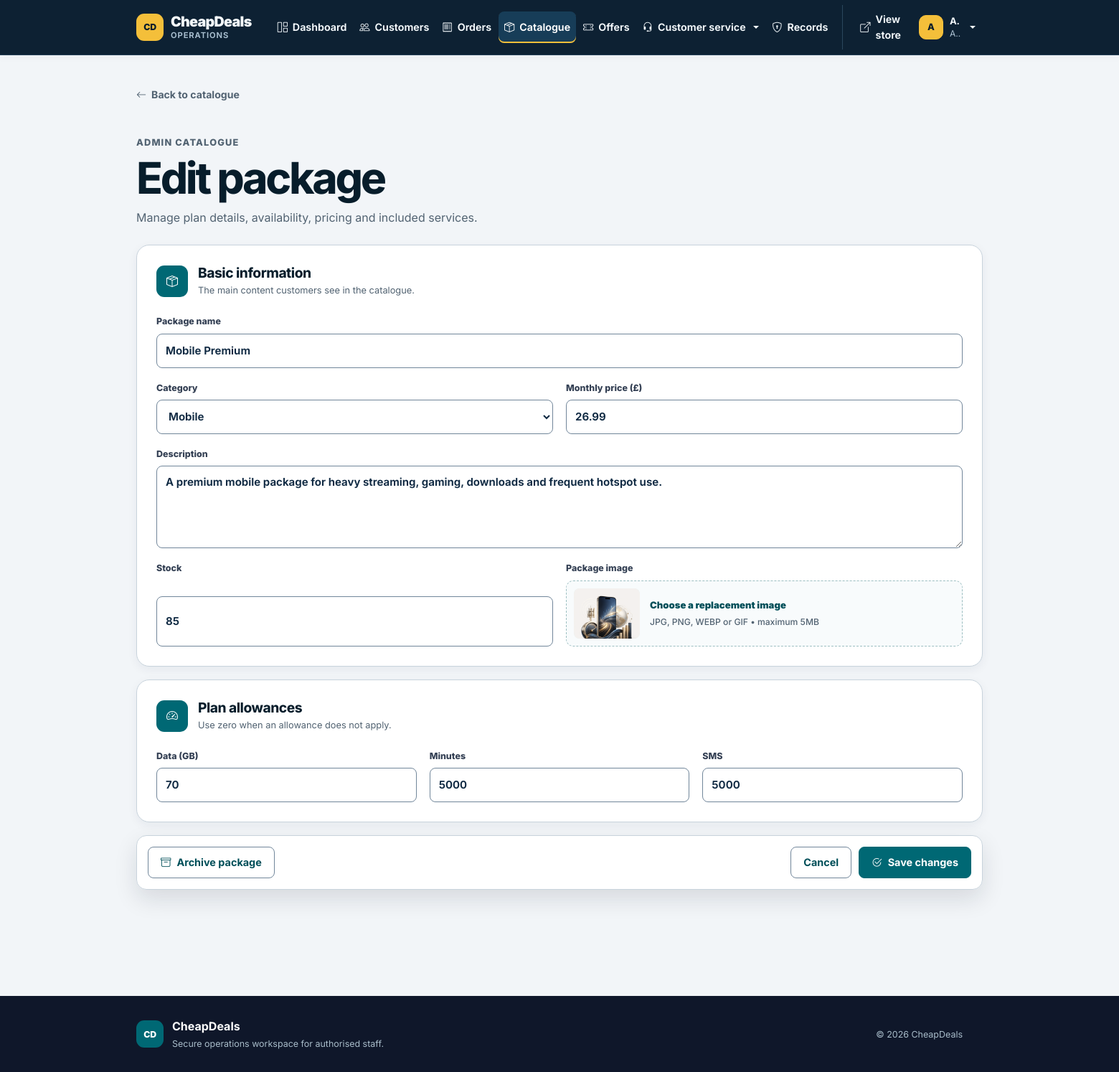
/COMP1807/cheapdeals/public/crm/package/edit?kind=package&id=8 (signed in), run on the app's committed database.
### tables this page shows
CREATE TABLE `packages` (
  `id` int(11) NOT NULL,
  `package_name` varchar(100) DEFAULT NULL,
  `category` enum('Mobile','Broadband','Tablet') DEFAULT NULL,
  `price` decimal(10,2) DEFAULT NULL,
  `minutes` int(11) DEFAULT NULL,
  `sms` int(11) DEFAULT NULL,
  `data_gb` int(11) DEFAULT NULL,
  `description` text DEFAULT NULL,
  `stock` int(11) DEFAULT 100,
  `image` varchar(255) DEFAULT NULL,
  `is_active` tinyint(1) NOT NULL DEFAULT 1
);

### app/core/Controller.php (called while the page is built, shortened)
<?php
class Controller
{
    protected function view(string $view, array $data = []): void
    {
        extract($data);
        require APP_ROOT . '/views/layout/header.php';
        require APP_ROOT . '/views/layout/navbar.php';
        require APP_ROOT . '/views/' . $view . '.php';
        require APP_ROOT . '/views/layout/footer.php';
    }
}

### app/controllers/CRMController.php (called while the page is built, shortened)
<?php
class CRMController extends Controller
{
    public function editPackage(): void
    {
        $kind = $this->input('kind') === 'deal' ? 'deal' : 'package';
        $id = (int) $this->input('id');
        $item = $kind === 'deal'
            ? (new Deal($this->db))->find($id, true)
            : (new Package($this->db))->find($id, true);
        $this->renderPackageEditor($kind, $item);
    }
    private function renderPackageEditor(string $kind, ?array $item = null, array $errors = []): void
    {
        $this->view('crm/package-editor', [
            'title' => ($item ? 'Edit ' : 'Add ') . ($kind === 'deal' ? 'combo' : 'package'),
            'kind' => $kind,
            'item' => $item,
            'errors' => $errors,
            'availablePackages' => (new Package($this->db))->all(),
        ]);
    }
}

### app/core/Router.php (called while the page is built, shortened)
<?php
class Router
{
    private array $routes = [];
    public function get(string $path, array $handler): void
    {
        $this->routes['GET'][$this->normalize($path)] = $handler;
    }
    public function post(string $path, array $handler): void
    {
        $this->routes['POST'][$this->normalize($path)] = $handler;
    }
    public function dispatch(): void
    {
        $path = $this->normalize((string) parse_url($_SERVER['REQUEST_URI'], PHP_URL_PATH));
        $base = $this->normalize(BASE_PATH);
        if ($base !== '/' && str_starts_with($path, $base)) {
            $path = $this->normalize(substr($path, strlen($base)));
        }
        $method = $_SERVER['REQUEST_METHOD'] ?? 'GET';
        $handler = $this->routes[$method][$path] ?? null;
        [$controller, $action] = $handler;
        (new $controller())->$action();
    }
    private function normalize(string $path): string
    {
        $path = '/' . trim($path, '/');
        return $path === '//' ? '/' : $path;
    }
}

### public/index.php (called while the page is built, shortened)
<?php
require_once __DIR__ . '/../app/config/config.php';
require_once APP_ROOT . '/core/Database.php';
require_once APP_ROOT . '/core/Controller.php';
require_once APP_ROOT . '/core/Router.php';
$router = new Router();
$router->get('/', [PackageController::class, 'index']);
$router->get('/packages', [PackageController::class, 'index']);
$router->get('/package', [PackageController::class, 'detail']);
$router->get('/combos', [DealController::class, 'index']);
$router->get('/combo', [DealController::class, 'detail']);
$router->get('/offers', [OfferController::class, 'index']);
$router->get('/enquiry', [EnquiryController::class, 'create']);
$router->post('/enquiry', [EnquiryController::class, 'store']);
$router->get('/messages', [CustomerController::class, 'messages']);
$router->get('/checkout', [OrderController::class, 'checkout']);
$router->post('/checkout', [OrderController::class, 'store']);
$router->get('/order/success', [OrderController::class, 'success']);
$router->post('/cart/add', [CartController::class, 'add']);
$router->post('/cart/add-deal', [CartController::class, 'addDeal']);
$router->post('/cart/update', [CartController::class, 'update']);
$router->post('/cart/remove', [CartController::class, 'remove']);
$router->get('/payment', [PaymentController::class, 'payment']);
$router->post('/payment', [PaymentController::class, 'store']);
$router->get('/login', [AuthController::class, 'login']);
$router->post('/login', [AuthController::class, 'authenticate']);
$router->get(
    '/forgot-password',
    [AuthController::class, 'forgotPassword']
);
$router->post(
    '/forgot-password/verify',
    [AuthController::class, 'verifyResetAccount']
);
$router->post(
    '/forgot-password/reset',
    [AuthController::class, 'resetPassword']
);
$router->get('/register', [AuthController::class, 'register']);
$router->post('/register', [AuthController::class, 'store']);
$router->get(
    '/register/success',
    [AuthController::class, 'registrationSuccess']
);
$router->get('/logout', [AuthController::class, 'logout']);
$router->post('/logout', [AuthController::class, 'logout']);
$router->get('/account', [CustomerController::class, 'account']);
$router->get('/bill', [CustomerController::class, 'bill']);
$router->get('/subscription', [CustomerController::class, 'subscription']);
$router->post('/subscription/update', [CustomerController::class, 'updateSubscription']);
$router->get('/profile', [CustomerController::class, 'profile']);
$router->post('/profile', [CustomerController::class, 'update']);
$router->post(
    '/profile/payment',
    [CustomerController::class, 'updatePayment']
);
$router->post(
    '/profile/password',
    [CustomerController::class, 'changePassword']
);
$router->get('/crm', [CRMController::class, 'dashboard']);
$router->get('/crm/packages', [CRMController::class, 'packages']);
$router->get('/crm/orders', [CRMController::class, 'orders']);
$router->get('/crm/subscription-changes', [CRMController::class, 'subscriptionChanges']);
$router->get('/crm/customers', [CRMController::class, 'customers']);
$router->post('/crm/customers/create', [CRMController::class, 'createCustomer']);
$router->get('/crm/customer', [CRMController::class, 'customerDetail']);
$router->get('/crm/records', [CRMController::class, 'records']);
$router->get('/crm/record', [CRMController::class, 'recordDetail']);
$router->get('/crm/telephone-order', [CRMController::class, 'telephoneOrder']);
$router->post('/crm/telephone-order/verify', [CRMController::class, 'verifyTelephoneCustomer']);
$router->post('/crm/telephone-order/create-customer', [CRMController::class, 'createTelephoneCustomer']);
$router->post('/crm/telephone-order/place', [CRMController::class, 'placeTelephoneOrder']);
$router->post('/crm/telephone-order/cancel', [CRMController::class, 'cancelTelephoneOrder']);
$router->get('/crm/enquiries', [CRMController::class, 'enquiries']);
$router->get('/crm/enquiries/customer', [CRMController::class, 'customerEnquiries']);
$router->post('/crm/enquiries/reply', [CRMController::class, 'replyEnquiry']);
$router->get('/crm/package/add', [CRMController::class, 'addPackage']);
$router->get('/crm/package/edit', [CRMController::class, 'editPackage']);
$router->post('/crm/package/save', [CRMController::class, 'savePackage']);
$router->post('/crm/package/delete', [CRMController::class, 'deletePackage']);
$router->post('/crm/package/reactivate', [CRMController::class, 'reactivatePackage']);
$router->get('/crm/offers', [AdminOfferController::class, 'index']);
$router->get('/crm/offer/add', [AdminOfferController::class, 'add']);
$router->get('/crm/offer/edit', [AdminOfferController::class, 'edit']);
$router->post('/crm/offer/save', [AdminOfferController::class, 'save']);
$router->post('/crm/offer/archive', [AdminOfferController::class, 'archive']);
$router->post('/crm/offer/reactivate', [AdminOfferController::class, 'reactivate']);
$router->post(
    '/profile/payment/add',
    [CustomerController::class, 'addPaymentMethod']
);
$router->post(
    '/profile/payment/verify',
    [CustomerController::class, 'verifyPaymentMethod']
);
$router->post(
    '/profile/payment/delete',
    [CustomerController::class, 'deletePaymentMethod']
);
$router->post(
    '/profile/payment/default',
    [CustomerController::class, 'setDefaultPaymentMethod']
);
$router->dispatch();

### app/config/config.php (called while the page is built, shortened)
<?php
function url(string $path = ''): string
{
    $path = '/' . ltrim($path, '/');
    return (BASE_PATH ?: '') . ($path === '/' ? '/' : $path);
}
function e(?string $value): string
{
    return htmlspecialchars((string) $value, ENT_QUOTES, 'UTF-8');
}

### app/core/Database.php (called while the page is built, shortened)
<?php
class Database
{
    private PDO $pdo;
    public function __construct()
    {
        $dsn = 'mysql:host=' . DB_HOST . ';dbname=' . DB_NAME . ';charset=utf8mb4';
        $this->pdo = new PDO($dsn, DB_USER, DB_PASS, [
            PDO::ATTR_ERRMODE => PDO::ERRMODE_EXCEPTION,
            PDO::ATTR_DEFAULT_FETCH_MODE => PDO::FETCH_ASSOC,
        ]);
    }
    public function fetchAll(string $sql, array $params = []): array
    {
        $stmt = $this->pdo->prepare($sql);
        $stmt->execute($params);
        return $stmt->fetchAll();
    }
    public function execute(string $sql, array $params = []): bool
    {
        $stmt = $this->pdo->prepare($sql);
        return $stmt->execute($params);
    }
}

### app/models/Package.php (called while the page is built, shortened)
<?php
class Package
{
    public function all($category = null, $search = '', bool $includeInactive = false): array
    {
        $sql = 'SELECT * FROM packages WHERE 1';
        $params = [];
        if (!$includeInactive) {
            $sql .= ' AND is_active = 1';
        }
        $sql .= ' ORDER BY category, price';
        return $this->db->fetchAll($sql, $params);
    }
}

### app/views/crm/package-editor.php (the view, shortened to what this page needs)
<?php
$isEdit = !empty($item['id']);
$currentKind = $kind === 'deal' ? 'deal' : 'package';
$currentImage = trim((string) ($item['image'] ?? ''));
$currentImageUrl = $currentImage === ''
    ? ''
    : (
        str_starts_with($currentImage, 'http://')
        || str_starts_with($currentImage, 'https://')
            ? $currentImage
            : url('/' . ltrim($currentImage, '/'))
    );
?>
<section class="package-editor-page">
    <a class="checkout-back" href="<?= url('/crm/packages') ?>">
        <i class="bi bi-arrow-left"></i> Back to catalogue
    </a>
    <div class="package-editor-heading">
        <div>
            <p class="eyebrow">Admin catalogue</p>
            <h1><?= $isEdit ? 'Edit' : 'Add' ?> <?= $currentKind === 'deal' ? 'combo' : 'package' ?></h1>
            <p>Manage plan details, availability, pricing and included services.</p>
        </div>
    </div>
    <form class="package-editor-form" method="post" enctype="multipart/form-data" action="<?= url('/crm/package/save') ?>">
        <section class="editor-panel">
            <div class="editor-panel-title">
                <span><i class="bi bi-box-seam"></i></span>
                <div>
                    <h2>Basic information</h2>
                    <p>The main content customers see in the catalogue.</p>
                </div>
            </div>
            <div class="editor-fields">
                <label class="editor-field editor-field-wide">
                    <span><?= $currentKind === 'deal' ? 'Combo' : 'Package' ?> name</span>
                    <input name="name" maxlength="120" required value="<?= e($item[$currentKind === 'deal' ? 'deal_name' : 'package_name'] ?? '') ?>">
                </label>
                <?php if ($currentKind === 'package'): ?>
                    <label class="editor-field">
                        <span>Category</span>
                        <select name="category" required>
                            <?php foreach (['Mobile', 'Broadband', 'Tablet'] as $category): ?>
                                <option value="<?= e($category) ?>" <?= ($item['category'] ?? '') === $category ? 'selected' : '' ?>>
                                    <?= e($category) ?>
                                </option>
                            <?php endforeach; ?>
                        </select>
                    </label>
                    <label class="editor-field">
                        <span>Monthly price (&pound;)</span>
                        <input type="number" name="price" min="0.01" step="0.01" required value="<?= e((string) ($item['price'] ?? '')) ?>">
                    </label>
                <?php endif; ?>
                <label class="editor-field editor-field-wide">
                    <span>Description</span>
                    <textarea name="description" rows="4" required><?= e($item['description'] ?? '') ?></textarea>
                </label>
                <label class="editor-field">
                    <span>Stock</span>
                    <input type="number" name="stock" min="0" step="1" required value="<?= e((string) ($item['stock'] ?? 100)) ?>">
                </label>
                <div class="editor-field editor-image-field">
                    <span><?= $currentKind === 'deal' ? 'Combo' : 'Package' ?> image</span>
                    <label class="editor-image-upload" id="image-drop-zone" for="image-file">
                        <span class="editor-image-preview">
                            <img
                                id="image-preview"
                                src="<?= e($currentImageUrl) ?>"
                                alt="Image preview"
                                <?= $currentImageUrl === '' ? 'hidden' : '' ?>
                            >
                        </span>
                        <span class="editor-image-copy">
                            <strong><?= $currentImageUrl === '' ? 'Choose or paste an image' : 'Choose a replacement image' ?></strong>
                            <small id="image-file-name">JPG, PNG, WEBP or GIF &bull; maximum 5MB</small>
                        </span>
                    </label>
                </div>
            </div>
        </section>
        <?php if ($currentKind === 'package'): ?>
            <section class="editor-panel">
                <div class="editor-panel-title">
                    <span><i class="bi bi-speedometer2"></i></span>
                    <div>
                        <h2>Plan allowances</h2>
                        <p>Use zero when an allowance does not apply.</p>
                    </div>
                </div>
                <div class="editor-fields editor-allowances">
                    <label class="editor-field">
                        <span>Data (GB)</span>
                        <input type="number" name="data_gb" min="0" step="1" required value="<?= e((string) ($item['data_gb'] ?? 0)) ?>">
                    </label>
                    <label class="editor-field">
                        <span>Minutes</span>
                        <input type="number" name="minutes" min="0" step="1" required value="<?= e((string) ($item['minutes'] ?? 0)) ?>">
                    </label>
                    <label class="editor-field">
                        <span>SMS</span>
                        <input type="number" name="sms" min="0" step="1" required value="<?= e((string) ($item['sms'] ?? 0)) ?>">
                    </label>
                </div>
            </section>
        <?php endif; ?>
        <div class="editor-submit-bar">
            <?php if ($isEdit): ?>
                <button
                    class="btn package-delete-button editor-delete-button"
                    type="submit"
                    formaction="<?= url('/crm/package/delete') ?>"
                    formmethod="post"
                    data-confirm="Archive this <?= $currentKind === 'deal' ? 'combo' : 'package' ?>? It will be hidden from new orders while history is retained, and can be reactivated later."
                >
                    <i class="bi bi-archive"></i>
                    Archive <?= $currentKind === 'deal' ? 'combo' : 'package' ?>
                </button>
            <?php endif; ?>
            <a class="btn" href="<?= url('/crm/packages') ?>">Cancel</a>
            <button class="btn primary" type="submit">
                <i class="bi bi-check2-circle"></i>
                <?= $isEdit ? 'Save changes' : ($currentKind === 'deal' ? 'Add combo' : 'Add package') ?>
            </button>
        </div>
    </form>
</section>

### data on the page
packages: name "Mobile Premium", price "26.99", description "A premium mobile package for heavy streaming, gaming, downloads and frequent hotspot use.", stock "85", image (picture), data_gb "70", minutes "5000", sms "5000"

### other printed values
substr((string) ($navCustomer['full_name'] ?? 'S'), 0, 1) "A"
form field category "Mobile"
